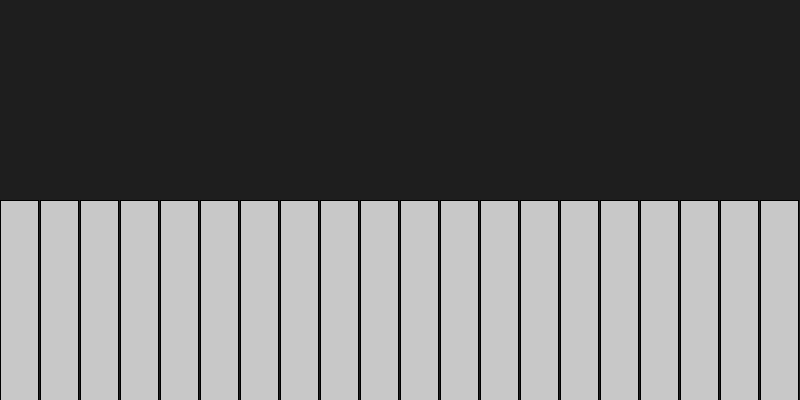
Frame 1 (no input)
Frame 60 (the mouse pressed at the canvas centre just before this capture): identical to frame 1, image omitted
Frame 120 (the mouse held since frame 60 and released just before this capture): identical to frame 1, image omitted

The Processing sketch that drew this single still picture (run headless with seeded random() and noise(); from frame 60 on, the mouse is pressed at the canvas centre):

// Processing sketch: ecualizadpr
// ── ecualizadpr.pde
int cantidad = 20;

float[] barras;

int anchoBarra;

void setup() {
  size(800, 400);

  barras = new float[cantidad];

  anchoBarra = width / cantidad;

  for (int i = 0; i < cantidad; i++) {
    barras[i] = height / 2;
  }
}

void draw() {
  background(30);

  int indice = mouseX / anchoBarra;

  if (mousePressed && indice >= 0 && indice < cantidad) {

    float h = height - mouseY;

    h = constrain(h, 0, height);

    barras[indice] = h;
  }

  for (int i = 0; i < cantidad; i++) {

    float x = i * anchoBarra;

    float h = barras[i];

    fill(200);

    rect(x, height - h, anchoBarra - 2, h);
  }
}
